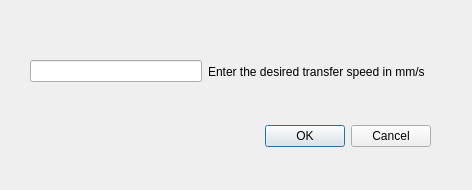
<?xml version="1.0" encoding="UTF-8"?>
<ui version="4.0">
 <class>SpeedDialog</class>
 <widget class="QDialog" name="SpeedDialog">
  <property name="geometry">
   <rect>
    <x>0</x>
    <y>0</y>
    <width>472</width>
    <height>190</height>
   </rect>
  </property>
  <property name="windowTitle">
   <string>Dialog</string>
  </property>
  <widget class="QDialogButtonBox" name="buttonBox">
   <property name="geometry">
    <rect>
     <x>90</x>
     <y>120</y>
     <width>341</width>
     <height>32</height>
    </rect>
   </property>
   <property name="orientation">
    <enum>Qt::Horizontal</enum>
   </property>
   <property name="standardButtons">
    <set>QDialogButtonBox::Cancel|QDialogButtonBox::Ok</set>
   </property>
  </widget>
  <widget class="QWidget" name="">
   <property name="geometry">
    <rect>
     <x>30</x>
     <y>60</y>
     <width>395</width>
     <height>23</height>
    </rect>
   </property>
   <layout class="QHBoxLayout" name="horizontalLayout">
    <item>
     <widget class="QLineEdit" name="lineEdit"/>
    </item>
    <item>
     <widget class="QLabel" name="label">
      <property name="text">
       <string>Enter the desired transfer speed in mm/s</string>
      </property>
     </widget>
    </item>
   </layout>
  </widget>
 </widget>
 <resources/>
 <connections>
  <connection>
   <sender>buttonBox</sender>
   <signal>accepted()</signal>
   <receiver>SpeedDialog</receiver>
   <slot>accept()</slot>
   <hints>
    <hint type="sourcelabel">
     <x>248</x>
     <y>254</y>
    </hint>
    <hint type="destinationlabel">
     <x>157</x>
     <y>274</y>
    </hint>
   </hints>
  </connection>
  <connection>
   <sender>buttonBox</sender>
   <signal>rejected()</signal>
   <receiver>SpeedDialog</receiver>
   <slot>reject()</slot>
   <hints>
    <hint type="sourcelabel">
     <x>316</x>
     <y>260</y>
    </hint>
    <hint type="destinationlabel">
     <x>286</x>
     <y>274</y>
    </hint>
   </hints>
  </connection>
 </connections>
</ui>
